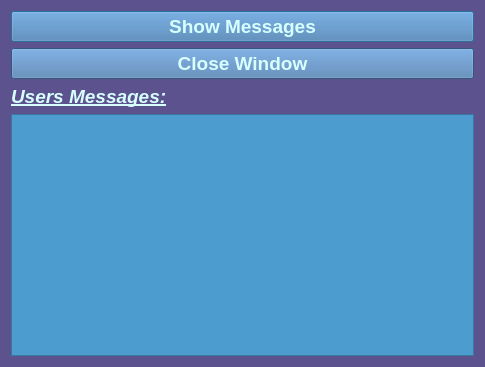
<?xml version="1.0" encoding="UTF-8"?>
<ui version="4.0">
 <class>showMessagesWindow</class>
 <widget class="QDialog" name="showMessagesWindow">
  <property name="geometry">
   <rect>
    <x>0</x>
    <y>0</y>
    <width>485</width>
    <height>367</height>
   </rect>
  </property>
  <property name="windowTitle">
   <string>Dialog</string>
  </property>
  <property name="styleSheet">
   <string notr="true">background-color: rgb(92,83,142);</string>
  </property>
  <layout class="QVBoxLayout" name="verticalLayout_2">
   <item>
    <layout class="QVBoxLayout" name="verticalLayout">
     <item>
      <widget class="QPushButton" name="showAllMessagesButton">
       <property name="font">
        <font>
         <pointsize>14</pointsize>
         <bold>true</bold>
        </font>
       </property>
       <property name="styleSheet">
        <string notr="true">color: rgb(215,255,255);
background-color: rgb(72,120,174);</string>
       </property>
       <property name="text">
        <string>Show Messages</string>
       </property>
      </widget>
     </item>
     <item>
      <widget class="QPushButton" name="closeUsersMessagesButton">
       <property name="font">
        <font>
         <pointsize>14</pointsize>
         <bold>true</bold>
        </font>
       </property>
       <property name="styleSheet">
        <string notr="true">color: rgb(215,255,255);
background-color: rgb(72,120,174);</string>
       </property>
       <property name="text">
        <string>Close Window</string>
       </property>
      </widget>
     </item>
     <item>
      <widget class="QLabel" name="labelUM">
       <property name="font">
        <font>
         <pointsize>14</pointsize>
         <italic>true</italic>
         <bold>true</bold>
         <underline>true</underline>
        </font>
       </property>
       <property name="styleSheet">
        <string notr="true">color: rgb(215,255,255);
</string>
       </property>
       <property name="text">
        <string>Users Messages:</string>
       </property>
      </widget>
     </item>
     <item>
      <widget class="QTextBrowser" name="usersMessagesBrowser">
       <property name="font">
        <font>
         <pointsize>14</pointsize>
        </font>
       </property>
       <property name="styleSheet">
        <string notr="true">background-color: rgb(77,156,208);</string>
       </property>
      </widget>
     </item>
    </layout>
   </item>
  </layout>
 </widget>
 <resources/>
 <connections/>
</ui>
